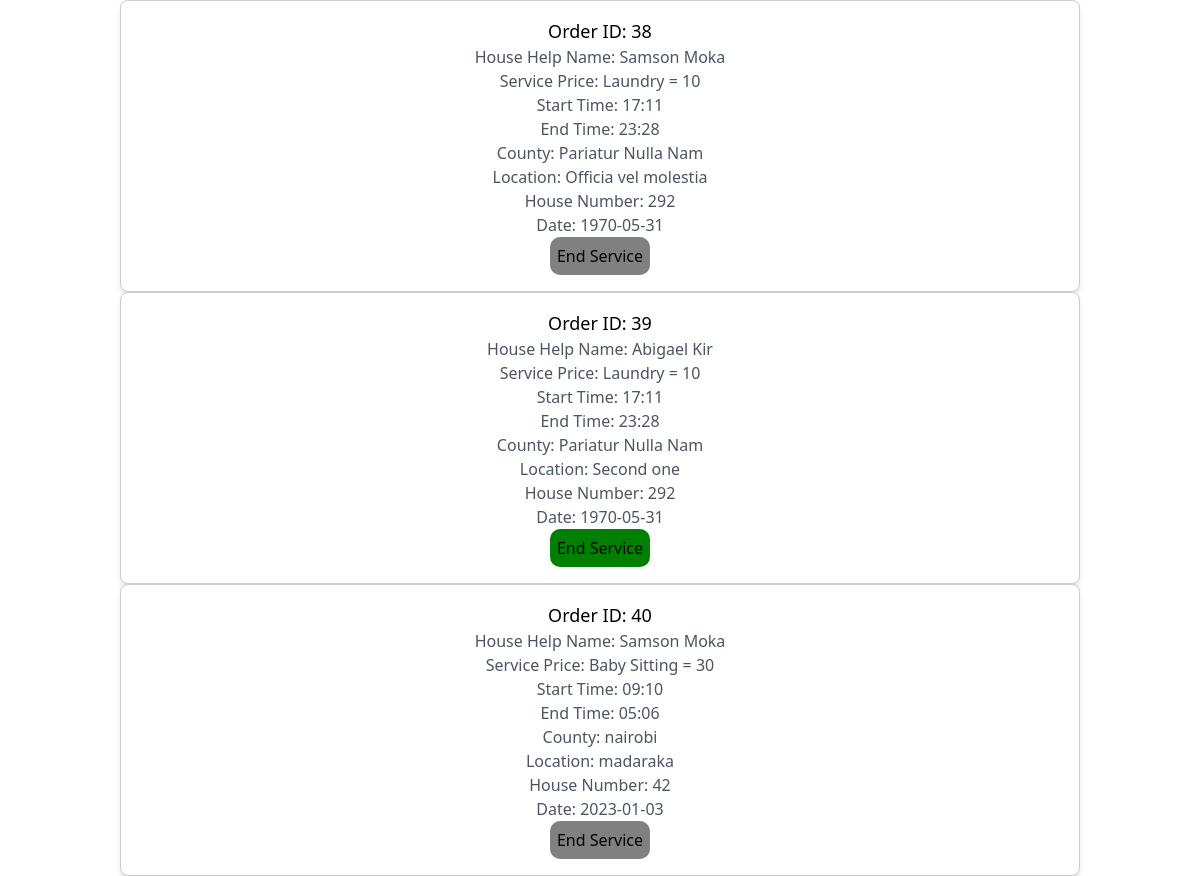
Screenshot of /order_history.php (signed in) with the database file from the repository.
### tables this page shows
CREATE TABLE `orders` (
  `order_ID` int(100) NOT NULL,
  `user_ID` int(100) NOT NULL,
  `house_help_id` int(100) NOT NULL,
  `service_price` varchar(100) NOT NULL,
  `start_time` varchar(100) NOT NULL,
  `end_time` varchar(100) NOT NULL,
  `county` varchar(100) NOT NULL,
  `location` varchar(100) NOT NULL,
  `house_number` varchar(100) NOT NULL,
  `date` varchar(100) NOT NULL
);

CREATE TABLE `house_helps` (
  `ID` int(11) NOT NULL,
  `name` varchar(11) NOT NULL,
  `email` varchar(11) NOT NULL,
  `description` varchar(1000) NOT NULL,
  `phone_number` int(11) NOT NULL,
  `profile_pic` longblob NOT NULL,
  `status` varchar(100) NOT NULL DEFAULT 'Available'
);

### order_history.php (the view, shortened to what this page needs)
<?php
require 'config.php';
?>
<!DOCTYPE html>
<html lang="en">
<head>
    <link href="https://unpkg.com/tailwindcss@^2/dist/tailwind.min.css" rel="stylesheet">
</head>
<body>
<?php
$userID = $_SESSION["ID"];
$sql = "SELECT `order_ID`, `user_ID`, `house_help_id`, `service_price`, `start_time`, `end_time`, `county`, `location`, `house_number`, `date` FROM orders where user_ID = $userID ";
$result = $conn->query($sql);
if ($result->num_rows > 0) {
    while($row = $result->fetch_assoc()) {
        $h_id = $row['house_help_id'];
        $sql2 = "SELECT name,status FROM house_helps WHERE id = $h_id";
        $result2 = $conn->query($sql2);
        $row2 = $result2->fetch_assoc();
        ?>
<div class="p-4 bg-white rounded-lg shadow-md mx-auto text-center" style="width: 80%; border: 1px solid #ccc;">
    <h2 class="text-lg font-medium">Order ID: <?php echo $row["order_ID"]; ?></h2>
    <p class="text-gray-600">House Help Name: <?php echo $row2["name"]; ?></p>
    <p class="text-gray-600">Service Price: <?php echo $row["service_price"]; ?></p>
    <p class="text-gray-600">Start Time: <?php echo $row["start_time"]; ?></p>
    <p class="text-gray-600">End Time: <?php echo $row["end_time"]; ?></p>
    <p class="text-gray-600">County: <?php echo $row["county"]; ?></p>
    <p class="text-gray-600">Location: <?php echo $row["location"]; ?></p>
    <p class="text-gray-600">House Number: <?php echo $row["house_number"]; ?></p>
    <p class="text-gray-600">Date: <?php echo $row["date"]; ?></p>
    <?php if ($row2["status"] == "Engaged"){
        ?>
         <form method="post" id="form" action="<?php echo $_SERVER['PHP_SELF']; ?>">
                <button class="btn btn-danger" style="background-color: green; border-radius: 10px; padding: 7px" name="end_service" value="<?php echo $row["house_help_id"]; ?>" id="end_service_btn">End Service</button>
            </form>
            <?php
    }else{
        ?>
             <button class="btn btn-danger" style="background-color: grey; border-radius: 10px; padding: 7px" disabled >End Service</button>
        <?php
    }
    ?>
</div>
<?php
    }
} else {
    echo "You dont have any orders yet";
}
?>
</body>
</html>

### rows the page displays
orders: order_ID "38", house_help.name "Samson Moka", service_price "Laundry = 10", start_time "17:11", end_time "23:28", county "Pariatur Nulla Nam", location "Officia vel molestia", house_number "292", date "1970-05-31", shows "End Service"
orders: order_ID "39", house_help.name "Abigael Kir", service_price "Laundry = 10", start_time "17:11", end_time "23:28", county "Pariatur Nulla Nam", location "Second one", house_number "292", date "1970-05-31"
orders: order_ID "40", house_help.name "Samson Moka", service_price "Baby Sitting = 30", start_time "09:10", end_time "05:06", county "nairobi", location "madaraka", house_number "42", date "2023-01-03", shows "End Service"
